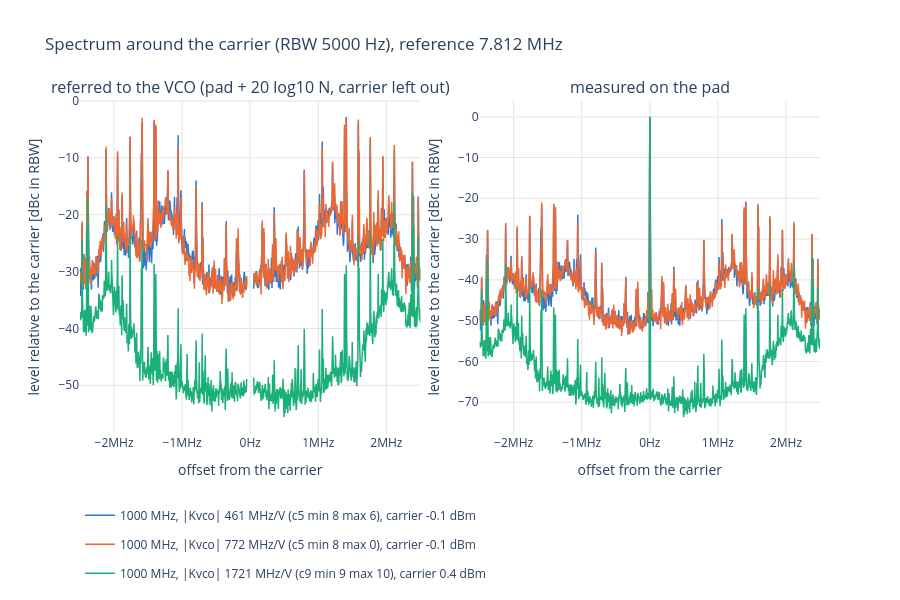

Source (notebook cell):
### Code cell
F_start, F_stop = None, None  # offset from the carrier shown [Hz] (may be negative); None = edge of the trace
f_axis = "lin"  # "lin" or "log" (log: upper sideband only)

# Averaged wide spectrum around the carrier per setting: level relative to the carrier (trace maximum), in the trace's
# RBW (one sweep, not binned). Left: referred to the VCO (+ 20 log10 N); the carrier itself (within 10 RBW) is left
# out there, +20 log10 N only applies to the noise sidebands. Right: as measured on the pad.
from plotly.subplots import make_subplots

fig = make_subplots(rows=1, cols=2, horizontal_spacing=0.08,
                    subplot_titles=("referred to the VCO (pad + 20 log10 N, carrier left out)", "measured on the pad"))
for key in KEYS:
    d = trace_of(key, "spectrum")
    if d.empty:
        continue
    d = d.assign(freq=d["freq"] - d["center"], level_dbc=d["level_dbm"] - d["level_dbm"].max())  # offset, rel. to carrier
    lo = d["freq"].min() if F_start is None else F_start
    hi = d["freq"].max() if F_stop is None else F_stop
    if f_axis == "log":
        lo = max(lo, d.loc[d["freq"] > 0, "freq"].min())
    d = in_range(d, lo, hi)
    sidebands = d[d["freq"].abs() >= 10 * d["rbw"]]
    sidebands = pd.concat([sidebands[sidebands["freq"] < 0], pd.DataFrame({"freq": [0.0], "level_dbc": [np.nan]}),
                           sidebands[sidebands["freq"] > 0]])  # gap at the carrier
    for col, curve, add_db, where in ((1, sidebands, 20 * np.log10(N_DIV[key]), "at the VCO"), (2, d, 0.0, "on the pad")):
        fig.add_scatter(x=curve["freq"], y=curve["level_dbc"] + add_db, mode="lines", name=NAMES[key],
                        legendgroup=NAMES[key], showlegend=col == 1, line=dict(color=COLORS[key], width=1.5),
                        row=1, col=col, hovertemplate=f"%{{x:.4s}}Hz: %{{y:.1f}} dBc {where}<extra></extra>")
rbw = traces.loc[traces["kind"] == "spectrum", "rbw"]
fig.update_layout(title=f"Spectrum around the carrier (RBW {rbw.iloc[0]:g} Hz), {REF_TXT}" if len(rbw)
                  else f"Spectrum around the carrier, {REF_TXT}",
                  template="plotly_white", height=600, legend=dict(orientation="h", y=-0.2),
                  hoverlabel=dict(namelength=-1))
if f_axis == "log":
    fig.update_xaxes(**OFFSET_AXIS)
else:
    fig.update_xaxes(type="linear", ticksuffix="Hz", exponentformat="SI")
fig.update_xaxes(title="offset from the carrier", gridcolor=GRID)
fig.update_yaxes(title="level relative to the carrier [dBc in RBW]", gridcolor=GRID)
save(fig, "spectrum")

### Figure 1 — Plotly figure (JSON) as saved in the notebook; plotly's stock layout.template omitted (floating-point values rounded to 4 significant figures; data arrays with more than 128 entries replaced by an {"elided": "..."} marker saying what was removed)
{"data": [{"hovertemplate": "%{x:.4s}Hz: %{y:.1f} dBc at the VCO<extra></extra>", "legendgroup": "1000 MHz, |Kvco| 461 MHz/V (c5 min 8 max 6), carrier -0.1 dBm", "line": {"color": "#2a78d6", "width": 1.5}, "mode": "lines", "name": "1000 MHz, |Kvco| 461 MHz/V (c5 min 8 max 6), carrier -0.1 dBm", "showlegend": true, "type": "scatter", "x": {"elided": "4903 float values"}, "xaxis": "x", "y": {"elided": "4903 float values"}, "yaxis": "y"}, {"hovertemplate": "%{x:.4s}Hz: %{y:.1f} dBc on the pad<extra></extra>", "legendgroup": "1000 MHz, |Kvco| 461 MHz/V (c5 min 8 max 6), carrier -0.1 dBm", "line": {"color": "#2a78d6", "width": 1.5}, "mode": "lines", "name": "1000 MHz, |Kvco| 461 MHz/V (c5 min 8 max 6), carrier -0.1 dBm", "showlegend": false, "type": "scatter", "x": {"elided": "5001 float values"}, "xaxis": "x2", "y": {"elided": "5001 float values"}, "yaxis": "y2"}, {"hovertemplate": "%{x:.4s}Hz: %{y:.1f} dBc at the VCO<extra></extra>", "legendgroup": "1000 MHz, |Kvco| 772 MHz/V (c5 min 8 max 0), carrier -0.1 dBm", "line": {"color": "#eb6834", "width": 1.5}, "mode": "lines", "name": "1000 MHz, |Kvco| 772 MHz/V (c5 min 8 max 0), carrier -0.1 dBm", "showlegend": true, "type": "scatter", "x": {"elided": "4903 float values"}, "xaxis": "x", "y": {"elided": "4903 float values"}, "yaxis": "y"}, {"hovertemplate": "%{x:.4s}Hz: %{y:.1f} dBc on the pad<extra></extra>", "legendgroup": "1000 MHz, |Kvco| 772 MHz/V (c5 min 8 max 0), carrier -0.1 dBm", "line": {"color": "#eb6834", "width": 1.5}, "mode": "lines", "name": "1000 MHz, |Kvco| 772 MHz/V (c5 min 8 max 0), carrier -0.1 dBm", "showlegend": false, "type": "scatter", "x": {"elided": "5001 float values"}, "xaxis": "x2", "y": {"elided": "5001 float values"}, "yaxis": "y2"}, {"hovertemplate": "%{x:.4s}Hz: %{y:.1f} dBc at the VCO<extra></extra>", "legendgroup": "1000 MHz, |Kvco| 1721 MHz/V (c9 min 9 max 10), carrier 0.4 dBm", "line": {"color": "#1baf7a", "width": 1.5}, "mode": "lines", "name": "1000 MHz, |Kvco| 1721 MHz/V (c9 min 9 max 10), carrier 0.4 dBm", "showlegend": true, "type": "scatter", "x": {"elided": "4903 float values"}, "xaxis": "x", "y": {"elided": "4903 float values"}, "yaxis": "y"}, {"hovertemplate": "%{x:.4s}Hz: %{y:.1f} dBc on the pad<extra></extra>", "legendgroup": "1000 MHz, |Kvco| 1721 MHz/V (c9 min 9 max 10), carrier 0.4 dBm", "line": {"color": "#1baf7a", "width": 1.5}, "mode": "lines", "name": "1000 MHz, |Kvco| 1721 MHz/V (c9 min 9 max 10), carrier 0.4 dBm", "showlegend": false, "type": "scatter", "x": {"elided": "5001 float values"}, "xaxis": "x2", "y": {"elided": "5001 float values"}, "yaxis": "y2"}], "layout": {"annotations": [{"font": {"size": 16}, "showarrow": false, "text": "referred to the VCO (pad + 20 log10 N, carrier left out)", "x": 0.23, "xanchor": "center", "xref": "paper", "y": 1, "yanchor": "bottom", "yref": "paper"}, {"font": {"size": 16}, "showarrow": false, "text": "measured on the pad", "x": 0.77, "xanchor": "center", "xref": "paper", "y": 1, "yanchor": "bottom", "yref": "paper"}], "height": 600, "hoverlabel": {"namelength": -1}, "legend": {"orientation": "h", "y": -0.2}, "title": {"text": "Spectrum around the carrier (RBW 5000 Hz), reference 7.812 MHz"}, "xaxis": {"anchor": "y", "domain": [0, 0.46], "exponentformat": "SI", "gridcolor": "#e4e3df", "ticksuffix": "Hz", "title": {"text": "offset from the carrier"}, "type": "linear"}, "xaxis2": {"anchor": "y2", "domain": [0.54, 1], "exponentformat": "SI", "gridcolor": "#e4e3df", "ticksuffix": "Hz", "title": {"text": "offset from the carrier"}, "type": "linear"}, "yaxis": {"anchor": "x", "domain": [0, 1], "gridcolor": "#e4e3df", "title": {"text": "level relative to the carrier [dBc in RBW]"}}, "yaxis2": {"anchor": "x2", "domain": [0, 1], "gridcolor": "#e4e3df", "title": {"text": "level relative to the carrier [dBc in RBW]"}}}}
